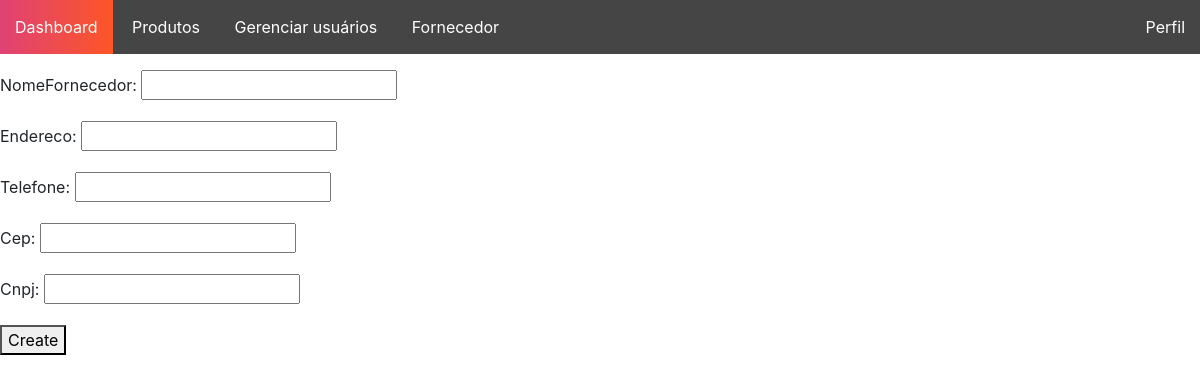
The page /telainicial/fornecedor/ on the database as committed earlier.
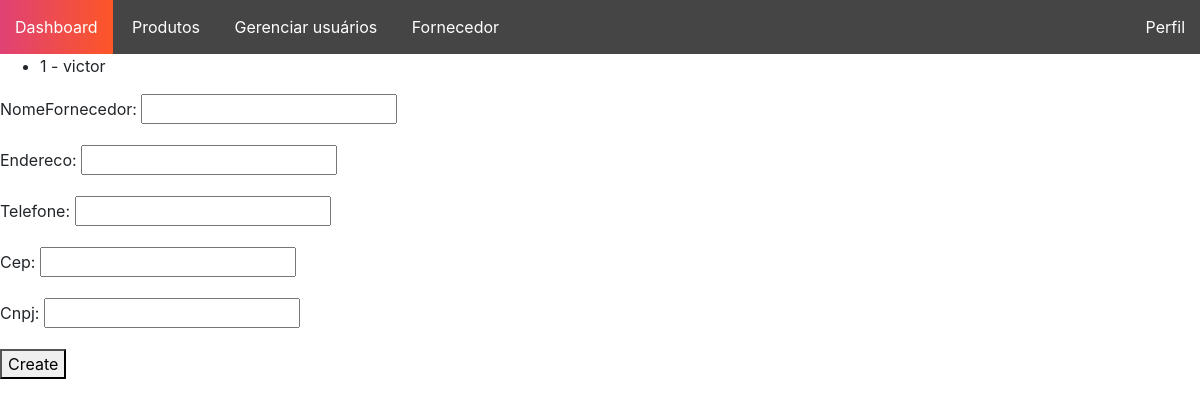
The same page on the database as committed later.
### Fornecedores/models.py (models this page shows)
class Fornecedor(models.Model):
    idFornecedor = models.AutoField(primary_key=True)
    nomeFornecedor = models.CharField(max_length=30)
    endereco = models.CharField(max_length=30)
    telefone = models.CharField(max_length=20)
    cep = models.CharField(max_length=8)
    cnpj = models.CharField(max_length=14)

### Fornecedores/views.py (the view)
# urls.py: path('',fornecedor_view, name = "fornecedor_view"),
def fornecedor_view(request):
    fornecedores = Fornecedor.objects.all()
    fornecedorForm = FornecedorForm()
    return render(request,"fornecedor.html",{"fornecedores":fornecedores, 'fornecedorForm': fornecedorForm})

### Fornecedores/forms.py
class FornecedorForm(forms.ModelForm):
    class Meta:
        model = Fornecedor
        fields = ['nomeFornecedor','endereco','telefone','cep','cnpj']

### Fornecedores/templates/fornecedor.html (shortened to what this page needs)
{% extends 'base.html' %}
{% load static %}
{% block content%}
<div>
    <ul>
        {% for fornecedor in fornecedores %}
            <li>
                {{fornecedor.idFornecedor}} - {{fornecedor.nomeFornecedor}}
            </li>
        {% endfor %}
    </ul>
    <form action="{% url 'salvarFornecedor_view' %}" method="POST">
        {{ fornecedorForm.as_p }}
        <button>Create</button>
    </form>
</div>
{% endblock %}

Rows that differ between the two databases and show on the page:
added Fornecedor: idFornecedor "1", nomeFornecedor "victor"
